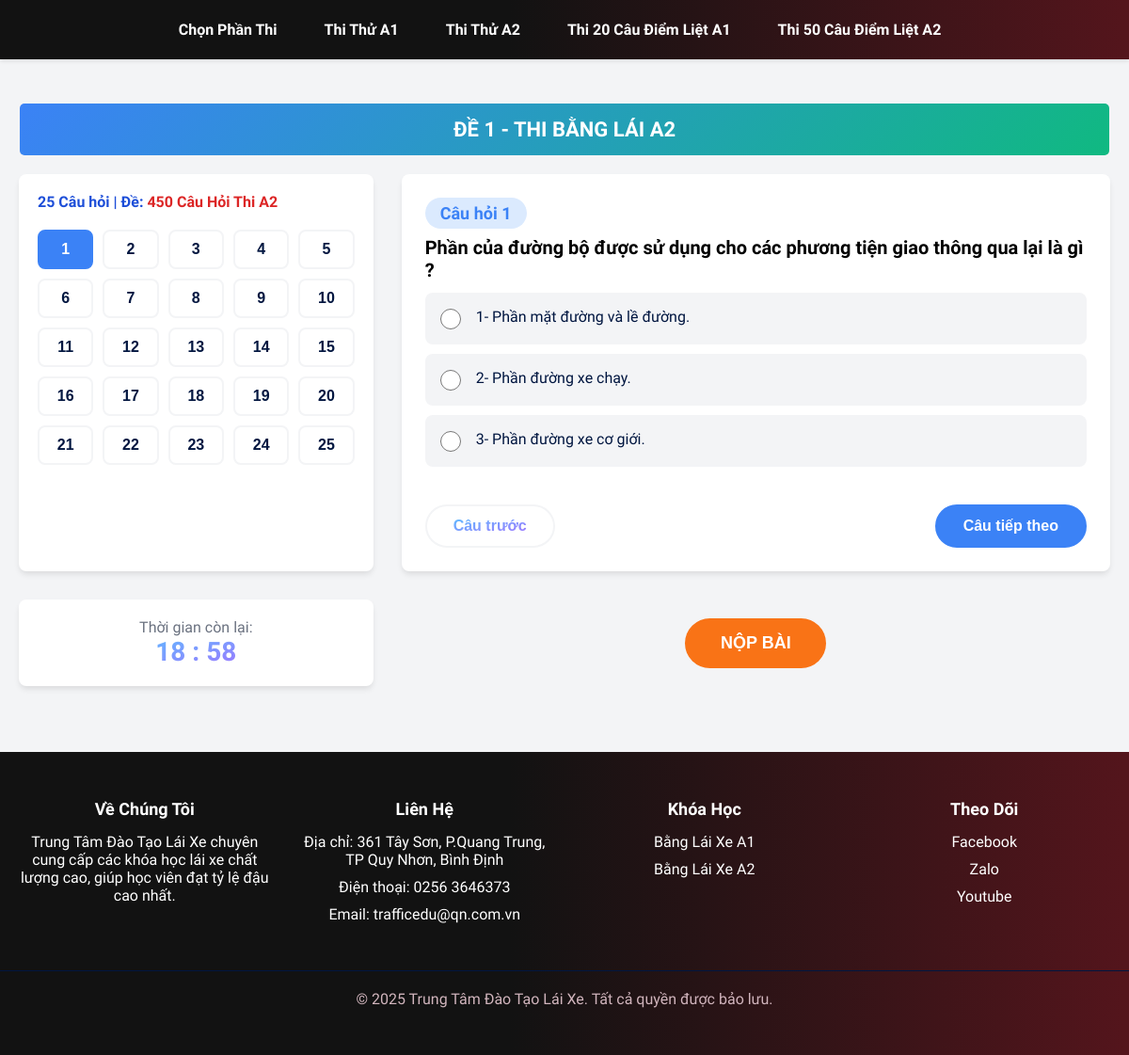
/pages/thi-thu-bang-lai-xe-may-a2.php, run on the app's committed database.
### tables this page shows
CREATE TABLE `exam_sets` (
  `set_id` int NOT NULL,
  `category_id` int DEFAULT NULL,
  `set_name` varchar(100) NOT NULL
);

CREATE TABLE `questions` (
  `question_id` int NOT NULL,
  `set_id` int DEFAULT NULL,
  `question_text` text,
  `question_image` varchar(255) DEFAULT NULL,
  `is_critical` tinyint DEFAULT NULL
);

CREATE TABLE `answers` (
  `answer_id` int NOT NULL,
  `question_id` int NOT NULL,
  `answer_text` text NOT NULL,
  `explanation` text,
  `is_correct` tinyint(1) DEFAULT '0'
);

### pages/thi-thu-bang-lai-xe-may-a2.php (the view, shortened to what this page needs)
<?php
require_once '../includes/config.php';
function getQuestionsBySet($conn, $set_id, $limit = 25)
{
    $critical_questions_by_set = [
        22 => [202, 203, 206, 208],
        23 => [227, 234],
        24 => [252, 255, 256, 258, 260],
        25 => [277, 278],
        26 => [302, 310, 325],
        27 => [327],
        28 => [352, 353, 356],
        29 => [377],
        30 => [402, 403, 410],
        31 => [427, 428, 430, 435],
        32 => [452, 453],
        33 => [477, 482, 484],
        34 => [503, 509],
        35 => [528, 529, 532],
        36 => [552, 553],
        37 => [578, 580, 582],
        38 => [601, 602, 603, 609],
        39 => [626, 627],
    ];
    $question_ranges = [
        22 => [201, 225],
        23 => [226, 250],
        24 => [251, 275],
        25 => [276, 300],
        26 => [301, 325],
        27 => [326, 350],
        28 => [351, 375],
        29 => [376, 400],
        30 => [401, 425],
        31 => [426, 450],
        32 => [451, 475],
        33 => [476, 500],
        34 => [501, 525],
        35 => [526, 550],
        36 => [551, 575],
        37 => [576, 600],
        38 => [601, 625],
        39 => [626, 650],
    ];
    list($start_id, $end_id) = $question_ranges[$set_id];
    $stmt = $conn->prepare("SELECT * FROM questions WHERE question_id BETWEEN ? AND ? ORDER BY question_id LIMIT ?");
    $stmt->bind_param("iii", $start_id, $end_id, $limit);
    $stmt->execute();
    $result = $stmt->get_result();
    $question = [];
    if (isset($critical_questions_by_set[$set_id]))
        $critical_ids = $critical_questions_by_set[$set_id];
    else
        $critical_ids = [];
    while ($row = $result->fetch_assoc()) {
        $row['is_critical'] = in_array($row['question_id'], $critical_ids) ? 1 : 0;
        $question[] = $row;
    }
    return $question;
}
function getAnswersForQuestion($conn, $question_id)
{
    $stmt = $conn->prepare("SELECT * FROM answers WHERE question_id = ?");
    $stmt->bind_param("i", $question_id);
    $stmt->execute();
    $result = $stmt->get_result();
    $answer = [];
    while ($row = $result->fetch_assoc()) {
        $answer[] = $row;
    }
    return $answer;
}
$set_id = isset($_GET['set_id']) ? (int)($_GET['set_id']) : 1;
if ($set_id < 22 || $set_id > 39) {
    $set_id = 22;
}
$questions = getQuestionsBySet($conn, $set_id, 25);
$stmt = $conn->prepare(
    "SELECT es.set_name, ec.category_name, ec.time_limit
     FROM exam_sets es
     JOIN exam_categories ec ON es.category_id = ec.category_id
     WHERE es.set_id = ?"
);
$stmt->bind_param("i", $set_id);
$stmt->execute();
$exam_info = $stmt->get_result()->fetch_assoc();
?>
<!DOCTYPE html>
<html lang="en">
<head>
    <link rel="stylesheet" href="../assets/css/quiz.css" />
    <link rel="stylesheet" href="https://cdnjs.cloudflare.com/ajax/libs/font-awesome/6.7.2/css/all.min.css"
 />
</head>
<body>
    <form id="exam-form" method="post" action="check-answers.php">
        <?php include '../includes/header.php' ?>
        <div class="text">
            <h1 class="text-center" style="text-transform: uppercase;">
                <?php echo htmlspecialchars($exam_info['set_name']) ?>
            </h1>
        </div>
        <div class="test-container">
            <div class="question-nav">
                <div class="question-nav-header">
                    <h4>
                        <span style=" color: #1d4ed8;">25 Câu hỏi | Đề:</span>
                        <span style="color: #dc2626;">450 Câu Hỏi Thi A2</span>
                    </h4>
                </div>
                <div class="question-grid">
                    <?php
                    $total_questions = count($questions);
                    for ($i = 1; $i <= $total_questions; $i++) {
                        $active_class = ($i === 1) ? 'active' : '';
                        echo "<button class='question-btn $active_class' data-question='$i'>$i</button>";
                    }
                    ?>
                </div>
            </div>
            <div class="question-content" id="question-content">
                <?php
                if (!empty($questions)) {
                    foreach ($questions as $index => $question) {
                        $question_number = $index + 1;
                        $answers = getAnswersForQuestion($conn, $question['question_id']);
                        $display_style = ($question_number === 1) ? 'block' : 'none';
                        $critical_class = ($question['is_critical']) ? 'critical-question' : '';
                        echo "<div class='question-panel $critical_class' id='question-$question_number' style='display: $display_style;'>";
                        echo "<div class='question-number' style='margin-bottom: 8px'>Câu hỏi $question_number";
                        echo "</div>";
                        echo "<div class='question-text' style='margin-bottom: 12px;'>";
                        echo htmlspecialchars($question['question_text']);
                        echo "</div>";
                        echo "<div class='options'>";
                        foreach ($answers as $answer_index => $answer) {
                            $option_number = $answer_index + 1;
                            echo "<label class='option'>";
                            echo "<input type='radio' id='q{$question_number}_option{$option_number}' name='question{$question['question_id']} value='{$answer['answer_id']}'>";
                            echo "<label for='q{$question_number}_option{$option_number}'>{$option_number}- " . htmlspecialchars($answer['answer_text']) . "</label>";
                            echo "</label>";
                        }
                        echo "</div>";
                        echo "<div class='navigation-buttons'>";
                        if ($question_number > 1) {
                            echo "<button class='nav-btn prev-btn' data-target='" . ($question_number - 1) . "'>";
                            echo "<div class='previous-question'>Câu trước</div>";
                            echo "</button>";
                        } else {
                            echo "<button class='nav-btn disabled'>";
                            echo "<div class='previous-question'>Câu trước</div>";
                            echo "</button>";
                        }
                        if ($question_number < $total_questions) {
                            echo "<button class='nav-btn next-btn next' data-target='" . ($question_number + 1) . "'>";
                            echo "<div class='next-question'>Câu tiếp theo</div>";
                            echo "</button>";
                        } else {
                            echo "<button class='nav-btn disabled next'>";
                            echo "<div class='next-question'>Câu tiếp theo</div>";
                            echo "</button>";
                        }
                        echo "</div>";
                        echo "</div>";
                    }
                } else {
                    echo "<div class='no-questions'>Đề thi này chưa có câu hỏi</div>";
                }
                ?>
            </div>
            <div class="countdown">
                <div class="countdown-text">
                    Thời gian còn lại:
                    <div class="countdown-value">
                    </div>
                </div>
            </div>
            <div class="submit-buttons">
                <button class="submit-btn" style="text-transform: uppercase;">
                    Nộp Bài
                </button>
            </div>
        </div>
        <?php include '../includes/footer.php'; ?>
    </form>
</body>
</html>

### assets/css/quiz.css (style rules this page uses)
* { padding: 0; margin: 0; box-sizing: border-box; }
html { font-family: 'Quicksand', sans-serif; }
:root { --primary: #3b82f6; --primary-dark: #2563eb; --primary-light: #dbeafe; --secondary: #10b981; --secondary-dark: #059669; --secondary-light: #d1fae5; --accent: #f97316; --dark: #011640; --gray: #6b7280; --light-gray: #f3f4f6; --white: #ffffff; --shadow: 0 10px 15px -3px rgba(0, 0, 0, 0.08), 0 4px 6px -2px rgba(0, 0, 0, 0.05); --shadow-sm: 0 4px 6px -1px rgba(0, 0, 0, 0.1); --radius: 8px; --gradient: linear-gradient(135deg, #3b82f6, #10b981); }
body { background: var(--light-gray); }
.text-center { text-align: center; color: var(--white); font-size: 22px; }
.text { padding: 15px 20px; margin-top: 30px; margin-left: auto; margin-right: auto; max-width: 1200px; border-radius: 5px; width: 1158px; background: var(--gradient); margin-top: 110px; }
.test-container { display: grid; grid-template-columns: 1fr 2fr; gap: 30px; margin-top: 30px; max-width: 1200px; margin: 0 auto; padding: 20px; }
.question-nav { padding: 20px; border-radius: var(--radius); background-color: var(--white); box-shadow: var(--shadow-sm); }
.question-grid { display: grid; grid-template-columns: repeat(5, 1fr); gap: 10px; margin-top: 10px; }
.question-btn { background-color: var(--white); color: var(--dark); border: 2px solid var(--light-gray); border-radius: var(--radius); padding: 10px; font-size: 16px; font-weight: 600; cursor: pointer; transition: all 0.3s ease; }
.question-btn.active { background-color: var(--primary); color: var(--white); border-color: var(--primary); }
.question-content { padding: 25px; border-radius: var(--radius); background-color: var(--white); box-shadow: var(--shadow-sm); }
.question-number { color: var(--primary); font-size: 18px; font-weight: 700; margin-bottom: 16px; display: inline-block; padding: 6px 16px; background-color: var(--primary-light); border-radius: 20px; }
.question-text { font-size: 20px; font-weight: 600; margin-bottom: 30px; }
.question-nav-header { margin-bottom: 20px; }
.option { padding: 16px; cursor: pointer; display: flex; align-items: center; background-color: var(--light-gray); border-radius: var(--radius); margin-bottom: 10px; }
.option input { margin-right: 16px; width: 22px; height: 22px; accent-color: var(--primary); }
.option label { font-size: 16px; cursor: pointer; font-weight: 500; color: var(--dark); margin-bottom: 4px; }
.navigation-buttons { display: flex; justify-content: space-between; margin-top: 40px; }
.previous-question { color: transparent; background: linear-gradient(to bottom right, #5ebbff, #a174ff); background-clip: text; }
.nav-btn { background-color: var(--white); color: var(--dark); border: 2px solid var(--gray); border-radius: 30px; padding: 12px 28px; cursor: pointer; font-size: 16px; font-weight: 600; border-color: var(--light-gray); transition: all 0.3s ease; }
.nav-btn.next { background-color: var(--primary); color: var(--white); border-color: var(--primary); transition: all 0.3s ease; }
.countdown { background-color: var(--white); border-radius: var(--radius); padding: 20px; text-align: center; box-shadow: var(--shadow-sm); flex: 1; display: flex; justify-content: center; align-items: center; gap: 16px; }
.countdown-text { font-size: 16px; font-weight: 500; color: var(--gray); }
.countdown-value { font-size: 28px; font-weight: 700; color: transparent; background: linear-gradient(to bottom right, #5ebbff, #a174ff); background-clip: text; }
.submit-buttons { display: flex; justify-content: center; align-items: center; }
.submit-btn { color: var(--white); background: var(--accent); border: none; border-radius: 30px; padding: 16px; font-size: 18px; font-weight: 600; cursor: pointer; transition: transform 0.2s ease; width: 150px; }

### data on the page
exam_sets: set_name "ĐỀ 1 - THI BẰNG LÁI A2"
questions: question_number "1", question_text "Phần của đường bộ được sử dụng cho các phương tiện giao thông qua lại là gì ?"
answers: option_number "1", answer_text "Phần mặt đường và lề đường."
answers: option_number "2", answer_text "Phần đường xe chạy."
answers: option_number "3", answer_text "Phần đường xe cơ giới."
